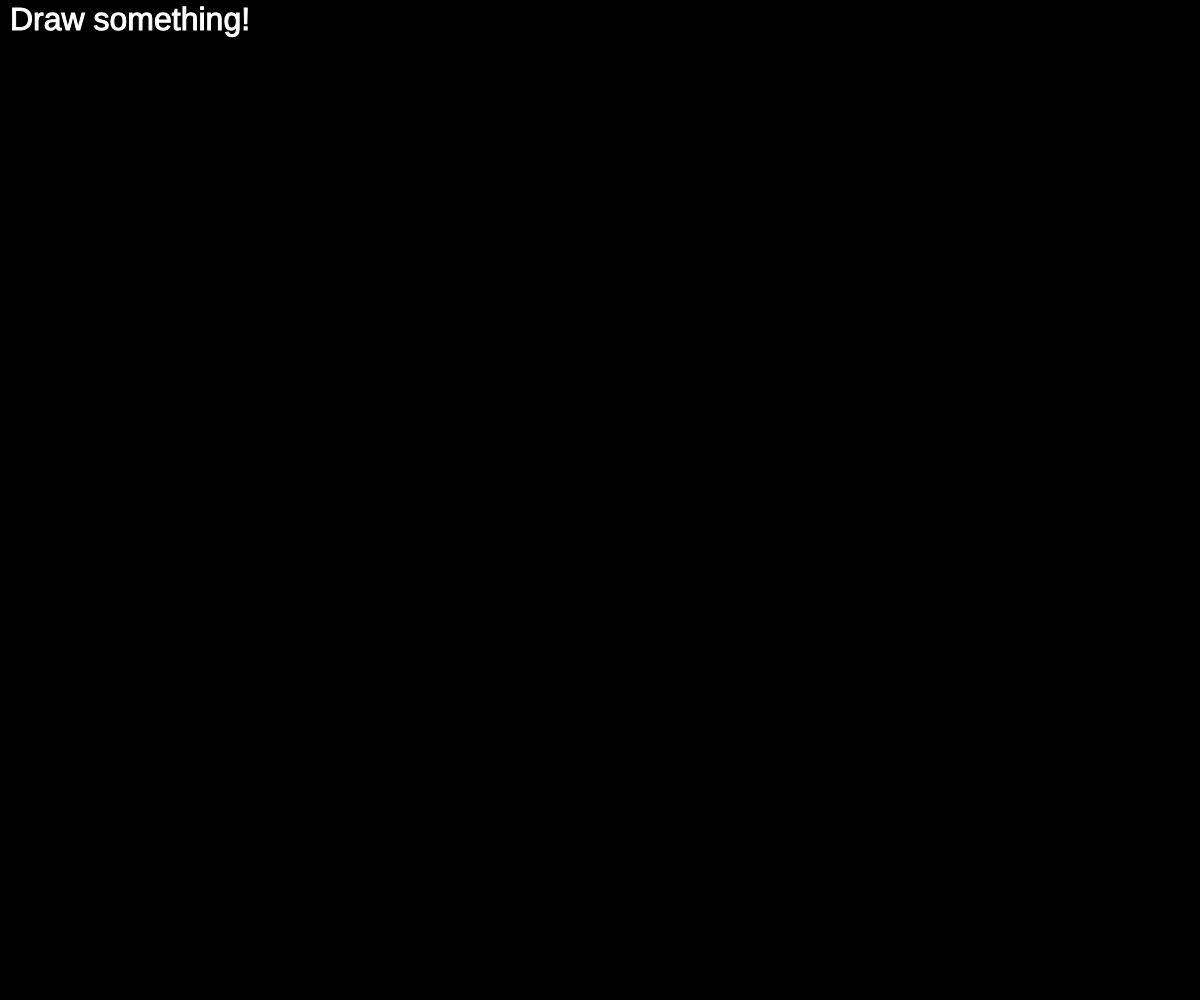
Frame 1 (no input)
Frame 60 (no input): identical to frame 1, image omitted
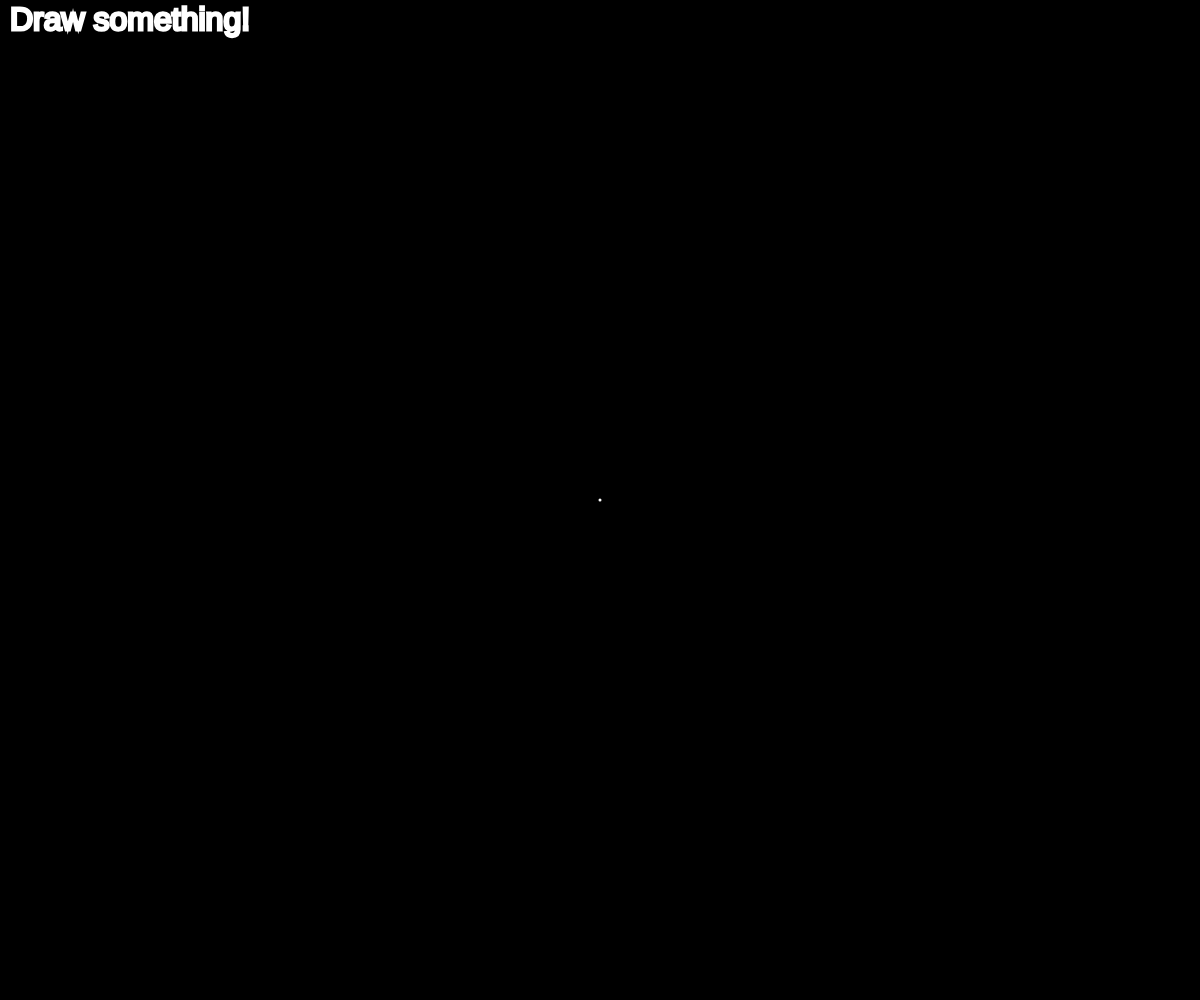
Frame 120 (the mouse pressed at the canvas centre since frame 60)

The p5.js sketch that drew these frames (run headless with seeded random() and noise() and a simulated clock; from frame 60 on, the mouse is pressed at the canvas centre):

// p5.js sketch
// ── sketch.js
const MENS = 0;
const FOURIER = 1;

let x = [];
let y = [];
let fourierX;
let fourierY;
let tijd = 0;
let pad = [];
let tekening = [];
let status = -1;

function mousePressed() {
  status = MENS;
  tekening = [];
  x = [];
  y = [];
  tijd = 0;
  pad = [];
}

function mouseReleased() {
  status = FOURIER;
  const negeer = 1;
  for (let i = 0; i < tekening.length; i += negeer) {
    x.push(tekening[i].x);
    y.push(tekening[i].y);
  }
  fourierX = transformatie(x);
  fourierY = transformatie(y);

  fourierX.sort((a, b) => b.amplitude - a.amplitude);
  fourierY.sort((a, b) => b.amplitude - a.amplitude);
}

function setup() {
  createCanvas(windowWidth, windowHeight);
}

function draw() {
  background(0);
  if(status != FOURIER) {
    stroke(255);
    fill(255);
    textSize(32);
    text("Draw something!", 10, 30);
  }

  if (status == MENS) {
    let punt = createVector(mouseX - width / 2, mouseY - height / 2);
    tekening.push(punt);
    strokeWeight(3);
    stroke(255);
    noFill();
    beginShape();
    for (let v of tekening) {
      vertex(v.x + width / 2, v.y + height / 2);
    }
    endShape();
  } else if (status == FOURIER) {
    let vx = cirkels(width / 2, 100, 0, fourierX);
    let vy = cirkels(100, height / 2, HALF_PI, fourierY);
    let v = createVector(vx.x, vy.y);
    pad.unshift(v);
    line(vx.x, vx.y, v.x, v.y);
    line(vy.x, vy.y, v.x, v.y);
    strokeWeight(3);
    beginShape();
    noFill();
    for (let i = 0; i < pad.length; i++) {
      vertex(pad[i].x, pad[i].y);
    }
    endShape();

    const deltaT = TWO_PI / (fourierY.length);
    tijd += deltaT;

    if (tijd > TWO_PI) {
      tijd = 0;
      pad = [];
    }
  }
}

function cirkels(x, y, rotatie, fourier) {
  for (let i = 0; i < fourier.length; i++) {
    let vorigeX = x;
    let vorigeY = y;
    let frequentie = fourier[i].frequentie;
    let straal = fourier[i].amplitude;
    let fase = fourier[i].fase;
    x += straal * cos(frequentie * tijd + fase + rotatie);
    y += straal * sin(frequentie * tijd + fase + rotatie);
    strokeWeight(1);
    stroke(255, 100);
    noFill();
    ellipse(vorigeX, vorigeY, straal * 2);
    stroke(255);
    line(vorigeX, vorigeY, x, y);
  }
  return createVector(x, y);
}

function transformatie(x) {
  const X = [];
  const N = x.length;
  for (let k = 0; k < N; k++) {
    //a + bi
    let a = 0;
    let b = 0;
    for (let n = 0; n < N; n++) {
      const hoek = (TWO_PI * k * n) / N;
      a += x[n] * cos(hoek);
      b -= x[n] * sin(hoek);
    }
    a = a / N;
    b = b / N;

    let frequentie = k;
    let amplitude = sqrt(a * a + b * b);
    let fase = atan2(b, a);
    X[k] = { a, b, frequentie, amplitude, fase };
  }
  return X;
}

function windowResized() {
  resizeCanvas(windowWidth, windowHeight);
  background(0);
}
